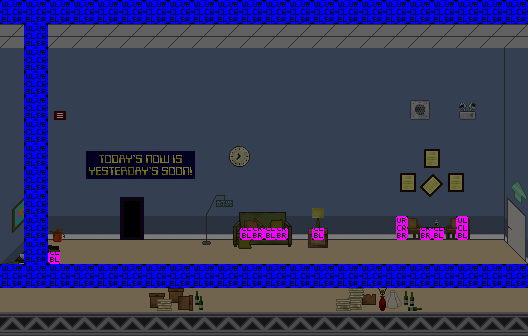

This game map was drawn from its Tiled (.tmx) file and the tilesets committed beside it. A one-line description and the trimmed map source follow:
An orthogonal 22x14 tile map with 24x24 px tiles, 4 tile layers (background, foreground, fade, collision), 2 tilesets and 3 objects (2x door, hiddendoortrigger).

<map version="1.0" orientation="orthogonal" renderorder="right-down" width="22" height="14" tilewidth="24" tileheight="24" nextobjectid="4">
 <properties>
  <property name="blue" value="159" />
  <property name="green" value="123" />
  <property name="red" value="104" />
  <property name="soundtrack" value="computer-wing" />
  <property name="title" value="Borchert Hallway" />
 </properties>
 <tileset firstgid="1" name="greendale-computer-wing" tilewidth="24" tileheight="24" tilecount="230">
  <image source="../images/tilesets/greendale-computer-wing.png" width="240" height="552" />
 </tileset>
 <tileset firstgid="231" name="collisions" tilewidth="24" tileheight="24" tilecount="546">
  <image source="../images/tilesets/collisions.png" width="632" height="512" />
 </tileset>
 <layer name="background" width="22" height="14">
  <data>[308 cells, 308 non-empty, 9 distinct tile ids]</data>
 </layer>
 <layer name="foreground" width="22" height="14">
  <data>[308 cells, 79 non-empty, 79 distinct tile ids]</data>
 </layer>
 <layer name="fade" width="22" height="14">
  <data>[308 cells, 308 non-empty, 1 distinct tile ids]</data>
 </layer>
 <layer name="collision" width="22" height="14">
  <data>[308 cells, 62 non-empty, 6 distinct tile ids]</data>
 </layer>
 <objectgroup name="nodes">
  <object id="1" name="main" type="door" x="504" y="192" width="24" height="72">
   <properties>
    <property name="level" value="greendale-computer-wing" />
    <property name="to" value="wing3" />
   </properties>
  </object>
  <object id="2" type="hiddendoortrigger" x="114" y="204" width="36" height="60">
   <properties>
    <property name="height" value="24" />
    <property name="message" value="Do you want to select a song?" />
    <property name="sprite" value="jukeboxtrigger" />
    <property name="target" value="jukebox" />
    <property name="width" value="36" />
   </properties>
  </object>
  <object id="3" name="jukebox" type="door" x="114" y="194" width="36" height="72">
   <properties>
    <property name="aniframes2" value="1-10,1" />
    <property name="anispeed2" value=".9" />
    <property name="hideable" value="true" />
    <property name="level" value="greendale-secret-lab" />
    <property name="movetime" value="7" />
    <property name="offset_hidden_x" value="0" />
    <property name="offset_shown_x" value="-50" />
    <property name="show_sfx" value="open_the_door" />
    <property name="sound" value="false" />
    <property name="sprite" value="jukebox" />
    <property name="sprite_height" value="46" />
    <property name="sprite_width" value="38" />
    <property name="to" value="main" />
    <property name="trigger" value="doortriggers.jukeboxtrigger" />
   </properties>
  </object>
 </objectgroup>
</map>
